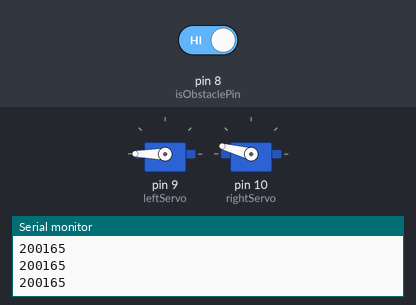
This sketch was run on a simulated Arduino Uno, built with avr-gcc and run on an emulated ATmega328P. Parts: 2 × servo, the last lines printed to the serial monitor. The inputs (shaded band) are chosen by the test bench; at power-on: pin 8 (isObstaclePin) HIGH.

Above: at 1.2 s.
1.3 s: pin 8 (isObstaclePin) driven LOW
At 1.8 s:
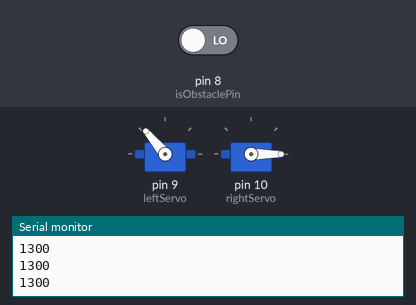
2.8 s: pin 8 (isObstaclePin) driven HIGH
At 3.2 s:
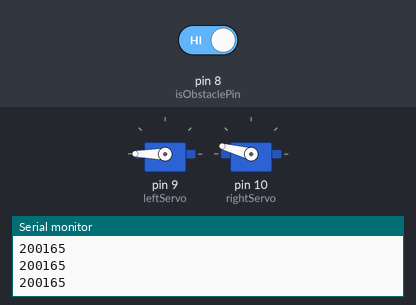
Timing chart, 0 to 5.8 s (numbered marks = the images above; inputs shaded):
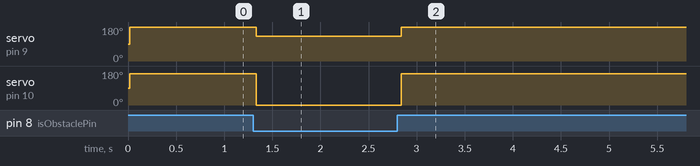

The sketch:

DrunkDrivers.ino
```cpp
#include <Servo.h>
Servo leftServo;
Servo rightServo;
int isObstaclePin = 8;
int isObstacle = HIGH;

void setup() {
  leftServo.attach(9);
  rightServo.attach(10);
  pinMode(isObstaclePin, INPUT);
  Serial.begin(9600);
}

void loop() {
  runn();
//  test();
}

void runn() {
  isObstacle = digitalRead(isObstaclePin);
  if (isObstacle == LOW) {
    delay(20); // read yellow paper
    setAction(130, 0); // slight backward, forward
  } else {
    delay(20); // read black tape
    setAction(200, 165); // forward, slight backward
  }
}

void setAction(int leftSpeed, int rightSpeed) {
  leftServo.write(leftSpeed);
  rightServo.write(rightSpeed);
  Serial.print(leftSpeed);
  Serial.print(rightSpeed);
  Serial.println();
}

void test() {
  for (int pos = 0; pos <= 200; pos += 1) { // goes from 0 degrees to 180 degrees
    // in steps of 1 degree
    setAction(pos, 0);              // tell servo to go to position in variable 'pos'
    delay(100);                       // waits 100ms for the servo to reach the position
  }
}
```

Measured:
- after the input at 1.3 s, servo on pin 9 (leftServo): 180° → 130° at once; servo on pin 10 (rightServo): 165° → 0° at once
- after the input at 2.8 s, servo on pin 9 (leftServo): 130° → 180° at once; servo on pin 10 (rightServo): 0° → 165° at once
